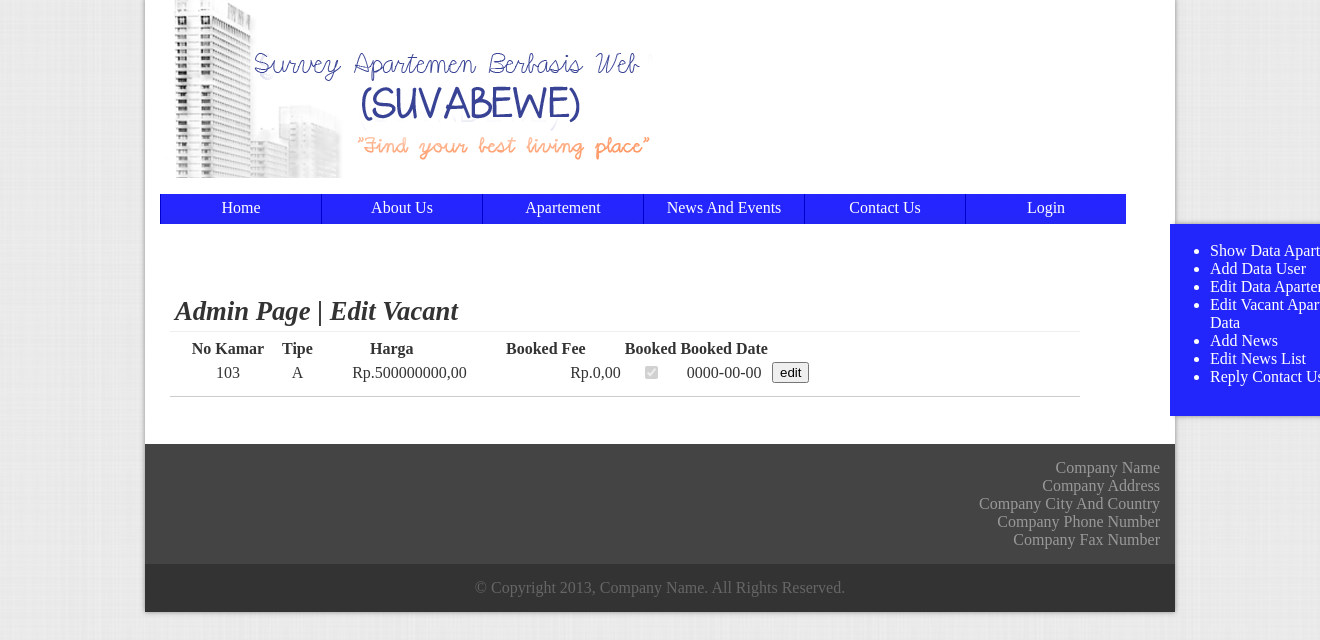
The app's page /file/vacant.php, older data.
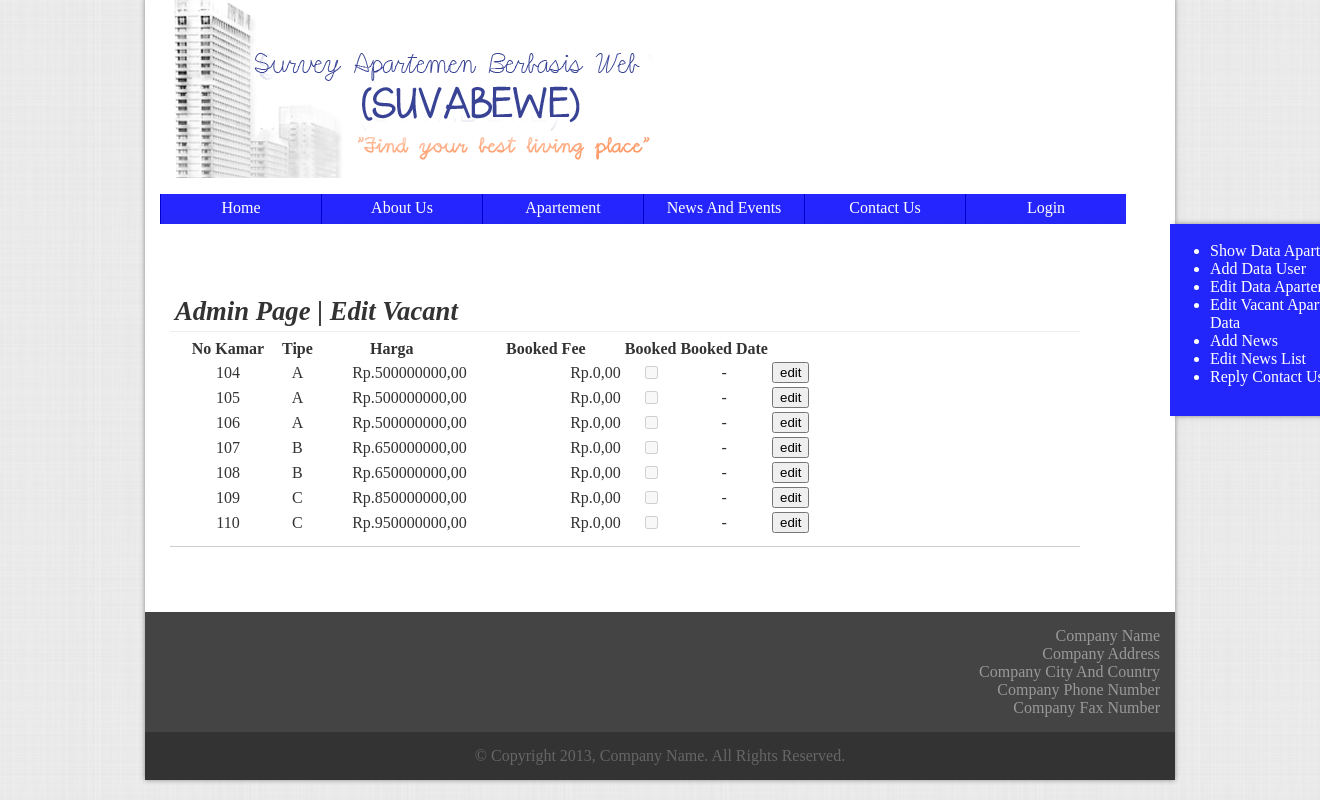
The same page, newer data.
### tables this page shows
CREATE TABLE IF NOT EXISTS `apartemen` (
  `no_kamar` int(5) NOT NULL,
  `type_kamar` varchar(1) NOT NULL,
  `spec_kamar` text NOT NULL,
  `password` text NOT NULL,
  `nama_pemilik` text NOT NULL,
  `email` text NOT NULL,
  `available` tinyint(1) NOT NULL DEFAULT '1',
  `harga` int(20) NOT NULL,
  `booked` tinyint(1) NOT NULL DEFAULT '0',
  `booked_fee` int(20) NOT NULL,
  `booked_date` date NOT NULL,
  `tagihan_listrik` int(20) NOT NULL,
  `tagihan_air` int(20) NOT NULL,
  `gambar_tidur1` text NOT NULL,
  `gambar_tidur2` text NOT NULL,
  `gambar_tidur3` text NOT NULL,
  `gambar_makan` text NOT NULL,
  `gambar_dapur` text NOT NULL,
  `gambar_mandi` text NOT NULL,
  `gambar_tamu` text NOT NULL,
  `gambar_balkon` text NOT NULL,
  PRIMARY KEY (`no_kamar`)
);

### file/vacant.php (the view, shortened to what this page needs)
<html>
	<head>
		<link rel="stylesheet" href="../css/templates.css" type="text/css" />
	</head>
	<body>
		<div class="wrapper" id="wrapper">
		<?php include_once ('header.php');?>
		<?php
			include_once('sidemenu.php');
			$pilihtabel=mysql_query("SELECT * FROM apartemen WHERE available <> 0");
			$c = 0;
			while($row = mysql_fetch_array($pilihtabel))
			{
				$data[$c]['no'] = $row['no_kamar'];
				$data[$c]['tipe'] = $row['type_kamar'];
				$data[$c]['harga'] = $row['harga'];
				$data[$c]['booked'] = $row['booked'];
				$data[$c]['booked_fee'] = $row['booked_fee'];
				$data[$c]['booked_date'] = $row['booked_date'];
				$c=$c+1;
			}
		?>
		  <div class="container confmargin" style="height:<?php echo (110+$c*28);?>px">
				<div class="section showapt">
					<div class="sectionheader bottomline">
						<b>Admin Page | Edit Vacant</b>
					</div>
					<div class="sectioncontent ">
					<table>
						<tr align='center'>
						<th width='100'>No Kamar</th>
						<th width='30'>Tipe</th>
						<th width='150'>Harga</th>
						<th width='150'>Booked Fee</th>
						<th>Booked</th>
						<th>Booked Date</th>
						<th>&nbsp;</th>
						</tr>
						<?php
							for ($i = 0 ; $i < $c; $i++)
							{
							  echo "<tr align='center'>";
							  echo "<td>" .$data[$i]['no']."</td>";
							  	echo "<td>" . $data[$i]['tipe'] . "</td>";
							  echo "<td align='right'>Rp." .$data[$i]['harga'] . ",00</td>";
							  echo "<td  align='right'>Rp." . $data[$i]['booked_fee'] . ",00</td>";
							  echo "<td><input type='checkbox' disabled='disabled' ";
							  if ($data[$i]['booked'] == 1)
							  	echo "checked></td><td>". $data[$i]['booked_date'] ."</td>";
							  else
								echo "></td><td>-</td>";
							  echo "<td><a href='editvacant.php?no_kamar=". $data[$i]['no'] . "'><input type='button' value='edit'></a></td>";
							  echo "</tr>";
							 }
							?>
							</table>
					</div>
				</div>
			</div>
		</div>
	</body>
</html>

Row changes from the older to the newer data that the page shows:
removed apartemen: no_kamar "103", type_kamar "A", harga "500000000", booked_fee "0", booked "☑", booked_date "0000-00-00"
added apartemen: no_kamar "104", type_kamar "A", harga "500000000", booked_fee "0"
added apartemen: no_kamar "105", type_kamar "A", harga "500000000", booked_fee "0"
added apartemen: no_kamar "106", type_kamar "A", harga "500000000", booked_fee "0"
added apartemen: no_kamar "107", type_kamar "B", harga "650000000", booked_fee "0"
added apartemen: no_kamar "108", type_kamar "B", harga "650000000", booked_fee "0"
added apartemen: no_kamar "109", type_kamar "C", harga "850000000", booked_fee "0"
added apartemen: no_kamar "110", type_kamar "C", harga "950000000", booked_fee "0"
Text that changed along with them:
110+$c*28: 138 → 306 (drawn)
